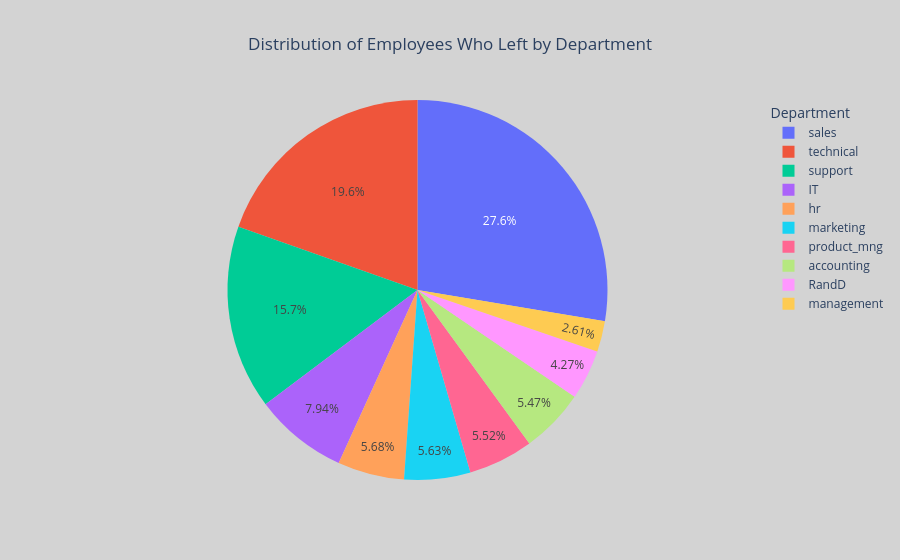

This figure's notebook cell:
### Markdown cell above
Now, examine variables that you're interested in, and create plots to visualize relationships between variables in the data.

### Code cell
# Create a pie chart using Plotly Express
fig = px.pie(df1[df1['left'] == 1], names='department', title='Distribution of Employees Who Left by Department')

# Customize layout
fig.update_layout(
    showlegend=True,  # Display legend
    legend_title_text='Department',  # Legend title
    plot_bgcolor='white',  # Background color
    paper_bgcolor='lightgray',# Paper color
    title=dict(text='Distribution of Employees Who Left by Department', x=0.5)  # Centered title
)
# Show the figure
fig.show()

### Figure 1 — Plotly figure (JSON) as saved in the notebook; plotly's stock layout.template omitted (floating-point values rounded to 4 significant figures; data arrays with more than 128 entries replaced by an {"elided": "..."} marker saying what was removed)
{"data": [{"domain": {"x": [0, 1], "y": [0, 1]}, "hovertemplate": "department=%{label}<extra></extra>", "labels": {"elided": "1991 str values"}, "legendgroup": "", "name": "", "showlegend": true, "type": "pie"}], "layout": {"autosize": true, "legend": {"title": {"text": "Department"}, "tracegroupgap": 0}, "paper_bgcolor": "lightgray", "plot_bgcolor": "white", "showlegend": true, "title": {"text": "Distribution of Employees Who Left by Department", "x": 0.5}}}
